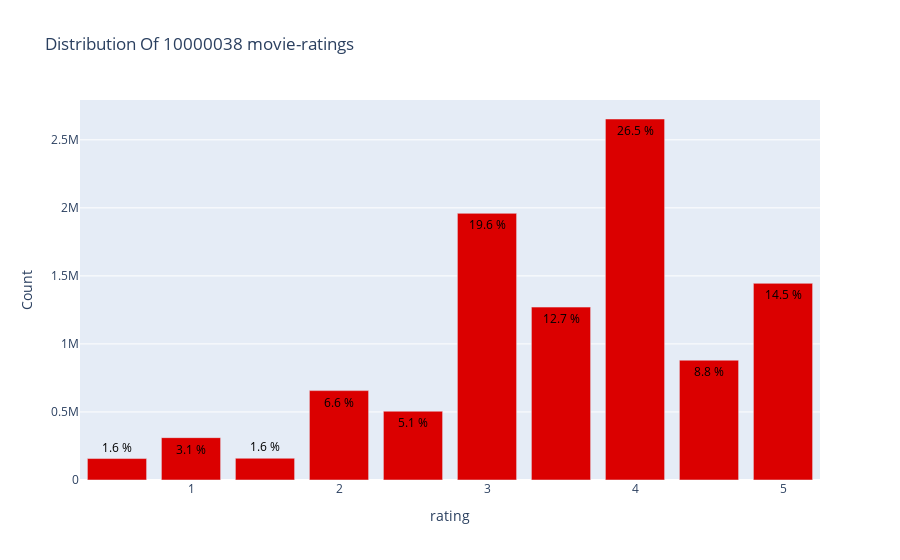

The cell this chart's notebook holds for it:
### Markdown cell above
## **Ratings Distribution**

### Code cell
#Sorting distinct values in ascending order
data = df_merge1['rating'].value_counts().sort_index(ascending=False)

# Create trace
trace = go.Bar(x = data.index,
               text = ['{:.1f} %'.format(val) for val in (data.values / df_merge1.shape[0] * 100)],
               textposition = 'auto',
               textfont = dict(color = '#000000'),
               y = data.values,
               marker = dict(color = '#db0000'))
# Create layout
layout = dict(title = 'Distribution Of {} movie-ratings'.format(df_merge1.shape[0]),
              xaxis = dict(title = 'rating'),
              yaxis = dict(title = 'Count'))
# Create ratings plot
fig = go.Figure(data=[trace], layout=layout)
iplot(fig)

### Figure 1 — Plotly figure (JSON) as saved in the notebook; plotly's stock layout.template omitted (floating-point values rounded to 4 significant figures)
{"data": [{"marker": {"color": "#db0000"}, "text": ["14.5 %", "8.8 %", "26.5 %", "12.7 %", "19.6 %", "5.1 %", "6.6 %", "1.6 %", "3.1 %", "1.6 %"], "textfont": {"color": "#000000"}, "textposition": "auto", "type": "bar", "x": [5, 4.5, 4, 3.5, 3, 2.5, 2, 1.5, 1, 0.5], "y": [1445230, 880516, 2652977, 1270642, 1959759, 505578, 656821, 159731, 311213, 157571]}], "layout": {"title": {"text": "Distribution Of 10000038 movie-ratings"}, "xaxis": {"title": {"text": "rating"}}, "yaxis": {"title": {"text": "Count"}}}}
